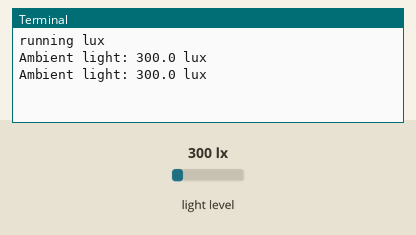
Recording of a program running on a simulated Raspberry Pi (BCM pin numbers). Parts: the last lines printed to the terminal. The inputs (shaded band) are chosen by the test bench; at power-on: light level 300 lx.

Above: at 1.2 s.
1.3 s: light level set to 40 lx
At 2.6 s:
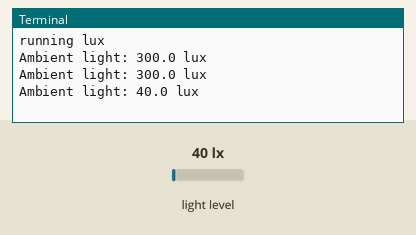
2.8 s: light level set to 500 lx
At 3.8 s:
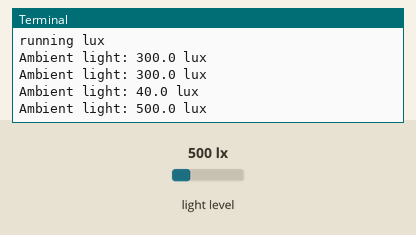
Timing chart, 0 to 5.8 s (numbered marks = the images above; inputs shaded):
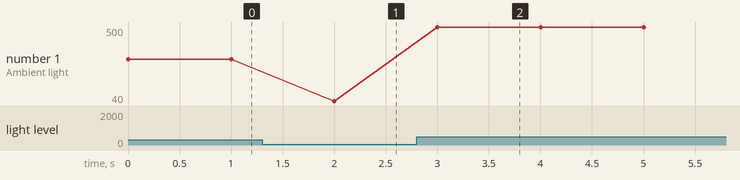

The program:

lux.py
```python
# Adafruit VEML7700 ambient light sensor:
# https://learn.adafruit.com/adafruit-veml7700
import board
import adafruit_veml7700
import time

print("running lux")

i2c = board.STEMMA_I2C()
sensor = adafruit_veml7700.VEML7700(i2c)

while True:
    print("Ambient light:", sensor.lux, "lux")
    time.sleep(1)
```

Measured:
- after the input at 1.3 s, the terminal: prints a new line after 0.70 s (image 1)
- after the input at 2.8 s, the terminal: prints a new line after 0.20 s (image 2)
- plotted number 1: 300 → 40 after the input at 1.3 s, 40 → 500 after the input at 2.8 s
